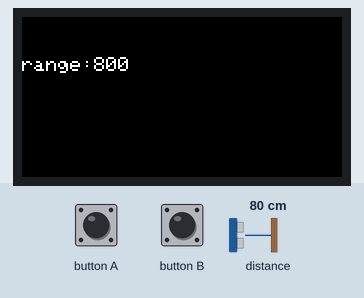
This sketch was run on a simulated ESP32. On the bench: 160×80 colour display. The test bench sets the inputs (shaded band); at power-on: distance to the obstacle 80 cm. Nothing arrives over Bluetooth unless stated; a phone connects over Bluetooth LE 3 s after start; what the sketch prints to the serial monitor is not drawn.

Above: at 1.3 s.
1.4 s: distance to the obstacle set to 2 cm
At 2.7 s:
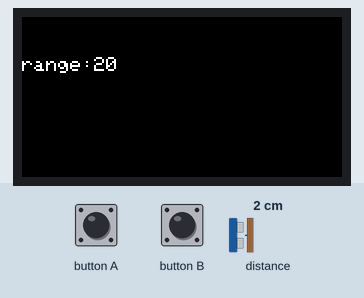
3.7 s: distance to the obstacle set to 4 cm
At 5.0 s:
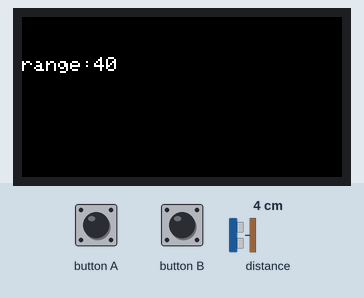
5.8 s: distance to the obstacle set to 9 cm
At 7.3 s:
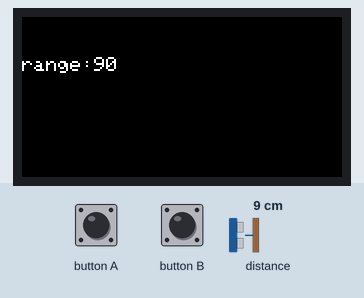
Timing chart, 0 to 8.8 s (numbered marks = the images above; inputs shaded):
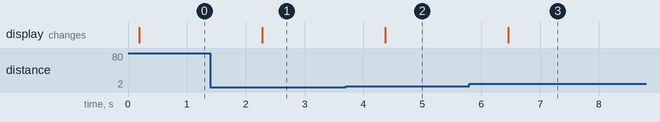

The sketch:

main.ino
```cpp
#include <M5StickC.h>
#include <Wire.h>
#include <VL53L0X.h>
#include <BLEDevice.h>
#include <BLEServer.h>
#include <BLEUtils.h>

VL53L0X sensor;
BLEServer* pServer;
void setup() {
  Serial.begin(115200);
  while (!Serial) { delay(10); }  // Wait for serial console to open!
  Wire.begin(0, 26, 100000UL);
  M5.begin();
  M5.Lcd.setRotation(3);
  Serial.println("Start");
  sensor.setTimeout(500);
  Serial.println("VL53L0X");
  if (!sensor.init()) {
    Serial.println("Failed to detect and initialize sensor!");
    while (1) {}
  }
  Serial.println("initialized");

  Serial.println("Ble");
  BLEDevice::init("EnvSensor");         // デバイスを初期化
  pServer = BLEDevice::createServer();  // サーバーを生成
  BLEAdvertising* pAdvertising = pServer->getAdvertising();
  pAdvertising->start();
}

uint8_t counter = 0;
void loop() {
  M5.update();

  uint16_t range = sensor.readRangeSingleMillimeters();

  Serial.print(range);
  if (sensor.timeoutOccurred()) { Serial.print(" TIMEOUT"); }

  Serial.println();
  if (M5.BtnB.wasPressed()) {
    esp_restart();
  }

  //print
  M5.Lcd.fillRect(0, 20, 319, 239, BLACK);
  M5.Lcd.setCursor(0, 20);
  M5.Lcd.print("range:");
  M5.Lcd.println(range);

  // ble


  BLEAdvertisementData oAdvertisementData = BLEAdvertisementData();
  oAdvertisementData.setFlags(0x06);  // BR_EDR_NOT_SUPPORTED | LE General Discoverable Mode

  std::string strServiceData = "";
  strServiceData += (char)0x07;                   // length
  strServiceData += (char)0x16;                   // AD Type 0xFF: Manufacturer specific data
  strServiceData += (char)0x01;                   // Test manufacture ID low byte
  strServiceData += (char)0x23;                   // Test manufacture ID high byte
  strServiceData += (char)0x5a;                   //count
  strServiceData += (char)((range >> 8) & 0xff);  //range
  strServiceData += (char)(range & 0xff);
  strServiceData += (char)counter;

  oAdvertisementData.addData(strServiceData);
  BLEAdvertising* pAdvertising;
  pAdvertising = pServer->getAdvertising();
  pAdvertising->setAdvertisementData(oAdvertisementData);
  if (counter == 0xff) {
    counter = 0;
  } else {
    counter++;
  }
  delay(1000);
}
```

Measured:
- after the input at 1.4 s, the display: changes after 0.88 s (image 1)
- after the input at 3.7 s, the display: changes after 0.67 s (image 2)
- after the input at 5.8 s, the display: changes after 0.66 s (image 3)
